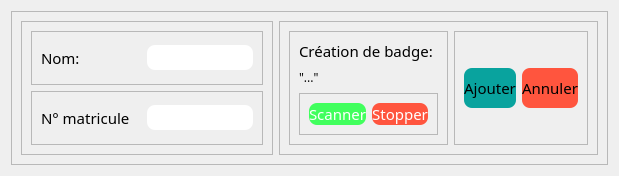
                   <widget class="QWidget" name="tab_7">
                    <attribute name="title">
                     <string>Ajout</string>
                    </attribute>
                    <layout class="QHBoxLayout" name="horizontalLayout_43">
                     <item>
                      <widget class="QFrame" name="frame_46">
                       <property name="frameShape">
                        <enum>QFrame::StyledPanel</enum>
                       </property>
                       <property name="frameShadow">
                        <enum>QFrame::Raised</enum>
                       </property>
                       <layout class="QHBoxLayout" name="horizontalLayout_44">
                        <item>
                         <widget class="QFrame" name="frame_47">
                          <property name="maximumSize">
                           <size>
                            <width>500</width>
                            <height>16777215</height>
                           </size>
                          </property>
                          <property name="frameShape">
                           <enum>QFrame::StyledPanel</enum>
                          </property>
                          <property name="frameShadow">
                           <enum>QFrame::Raised</enum>
                          </property>
                          <layout class="QVBoxLayout" name="verticalLayout_23">
                           <item>
                            <widget class="QFrame" name="frame_48">
                             <property name="frameShape">
                              <enum>QFrame::StyledPanel</enum>
                             </property>
                             <property name="frameShadow">
                              <enum>QFrame::Raised</enum>
                             </property>
                             <layout class="QHBoxLayout" name="horizontalLayout_45">
                              <item>
                               <widget class="QLabel" name="label_24">
                                <property name="minimumSize">
                                 <size>
                                  <width>100</width>
                                  <height>0</height>
                                 </size>
                                </property>
                                <property name="maximumSize">
                                 <size>
                                  <width>60</width>
                                  <height>16777215</height>
                                 </size>
                                </property>
                                <property name="font">
                                 <font>
                                  <family>Quicksand Light</family>
                                  <pointsize>11</pointsize>
                                 </font>
                                </property>
                                <property name="styleSheet">
                                 <string notr="true">*{
color:#000;
}</string>
                                </property>
                                <property name="text">
                                 <string>Nom:</string>
                                </property>
                               </widget>
                              </item>
                              <item>
                               <widget class="QLineEdit" name="lineEdit_15">
                                <property name="minimumSize">
                                 <size>
                                  <width>0</width>
                                  <height>25</height>
                                 </size>
                                </property>
                                <property name="maximumSize">
                                 <size>
                                  <width>16777215</width>
                                  <height>25</height>
                                 </size>
                                </property>
                                <property name="styleSheet">
                                 <string notr="true">*{
color: #000;
background:#FFF;
border-radius:8px;
}</string>
                                </property>
                               </widget>
                              </item>
                             </layout>
                            </widget>
                           </item>
                           <item>
                            <widget class="QFrame" name="frame_49">
                             <property name="frameShape">
                              <enum>QFrame::StyledPanel</enum>
                             </property>
                             <property name="frameShadow">
                              <enum>QFrame::Raised</enum>
                             </property>
                             <layout class="QHBoxLayout" name="horizontalLayout_46">
                              <item>
                               <widget class="QLabel" name="label_25">
                                <property name="minimumSize">
                                 <size>
                                  <width>100</width>
                                  <height>0</height>
                                 </size>
                                </property>
                                <property name="maximumSize">
                                 <size>
                                  <width>60</width>
                                  <height>16777215</height>
                                 </size>
                                </property>
                                <property name="font">
                                 <font>
                                  <family>Quicksand Light</family>
                                  <pointsize>11</pointsize>
                                 </font>
                                </property>
                                <property name="styleSheet">
                                 <string notr="true">*{
color:#000;
}</string>
                                </property>
                                <property name="text">
                                 <string>N° matricule</string>
                                </property>
                               </widget>
                              </item>
                              <item>
                               <widget class="QLineEdit" name="lineEdit_16">
                                <property name="minimumSize">
                                 <size>
                                  <width>0</width>
                                  <height>25</height>
                                 </size>
                                </property>
                                <property name="maximumSize">
                                 <size>
                                  <width>16777215</width>
                                  <height>25</height>
                                 </size>
                                </property>
                                <property name="styleSheet">
                                 <string notr="true">*{
color: #000;
background:#FFF;
border-radius:8px;
}</string>
                                </property>
                               </widget>
                              </item>
                             </layout>
                            </widget>
                           </item>
                          </layout>
                         </widget>
                        </item>
                        <item>
                         <widget class="QFrame" name="frame_51">
                          <property name="frameShape">
                           <enum>QFrame::StyledPanel</enum>
                          </property>
                          <property name="frameShadow">
                           <enum>QFrame::Raised</enum>
                          </property>
                          <layout class="QHBoxLayout" name="horizontalLayout_47">
                           <item>
                            <widget class="QFrame" name="frame_50">
                             <property name="frameShape">
                              <enum>QFrame::StyledPanel</enum>
                             </property>
                             <property name="frameShadow">
                              <enum>QFrame::Raised</enum>
                             </property>
                             <layout class="QVBoxLayout" name="verticalLayout_27">
                              <item>
                               <widget class="QLabel" name="label_11">
                                <property name="minimumSize">
                                 <size>
                                  <width>0</width>
                                  <height>20</height>
                                 </size>
                                </property>
                                <property name="maximumSize">
                                 <size>
                                  <width>140</width>
                                  <height>20</height>
                                 </size>
                                </property>
                                <property name="font">
                                 <font>
                                  <family>Quicksand Light</family>
                                  <pointsize>11</pointsize>
                                 </font>
                                </property>
                                <property name="styleSheet">
                                 <string notr="true">*{
color:#000;
}</string>
                                </property>
                                <property name="text">
                                 <string>Création de badge:</string>
                                </property>
                               </widget>
                              </item>
                              <item>
                               <widget class="QLabel" name="label_12">
                                <property name="minimumSize">
                                 <size>
                                  <width>0</width>
                                  <height>20</height>
                                 </size>
                                </property>
                                <property name="maximumSize">
                                 <size>
                                  <width>16777215</width>
                                  <height>20</height>
                                 </size>
                                </property>
                                <property name="font">
                                 <font>
                                  <family>Quicksand Medium</family>
                                 </font>
                                </property>
                                <property name="styleSheet">
                                 <string notr="true">*{
color:#000;
}</string>
                                </property>
                                <property name="text">
                                 <string>&quot;...&quot;</string>
                                </property>
                               </widget>
                              </item>
                              <item>
                               <widget class="QFrame" name="frame_64">
                                <property name="frameShape">
                                 <enum>QFrame::StyledPanel</enum>
                                </property>
                                <property name="frameShadow">
                                 <enum>QFrame::Raised</enum>
                                </property>
                                <layout class="QHBoxLayout" name="horizontalLayout_48">
                                 <item>
                                  <widget class="QPushButton" name="pushButton_25">
                                   <property name="minimumSize">
                                    <size>
                                     <width>0</width>
                                     <height>20</height>
                                    </size>
                                   </property>
                                   <property name="maximumSize">
                                    <size>
                                     <width>150</width>
                                     <height>40</height>
                                    </size>
                                   </property>
                                   <property name="font">
                                    <font>
                                     <family>Quicksand Light</family>
                                     <pointsize>11</pointsize>
                                    </font>
                                   </property>
                                   <property name="styleSheet">
                                    <string notr="true">*{
background:rgb(65, 255, 93);
border-radius:8px;
color:#FFF;
}
QPushButton:hover{
background:rgb(69, 182, 79);
color:#FFF;
font-size:18px;
}
QPushButton:pressed{
background:rgb(125, 255, 136);
}</string>
                                   </property>
                                   <property name="text">
                                    <string>Scanner</string>
                                   </property>
                                  </widget>
                                 </item>
                                 <item>
                                  <widget class="QPushButton" name="pushButton_24">
                                   <property name="minimumSize">
                                    <size>
                                     <width>0</width>
                                     <height>20</height>
                                    </size>
                                   </property>
                                   <property name="maximumSize">
                                    <size>
                                     <width>150</width>
                                     <height>40</height>
                                    </size>
                                   </property>
                                   <property name="font">
                                    <font>
                                     <family>Quicksand Light</family>
                                     <pointsize>11</pointsize>
                                    </font>
                                   </property>
                                   <property name="styleSheet">
                                    <string notr="true">*{
background:rgb(255, 85, 62);
border-radius:8px;
color:#FFF;
}
QPushButton:hover{
background:rgb(198, 66, 43);
color:#FFF;
font-size:18px;
}
QPushButton:pressed{
background:rgb(255, 142, 114);
}</string>
                                   </property>
                                   <property name="text">
                                    <string>Stopper</string>
                                   </property>
                                  </widget>
                                 </item>
                                </layout>
                               </widget>
                              </item>
                             </layout>
                            </widget>
                           </item>
                           <item>
                            <widget class="QFrame" name="frame_63">
                             <property name="frameShape">
                              <enum>QFrame::StyledPanel</enum>
                             </property>
                             <property name="frameShadow">
                              <enum>QFrame::Raised</enum>
                             </property>
                             <layout class="QHBoxLayout" name="horizontalLayout_60">
                              <item>
                               <widget class="QPushButton" name="pushButton_30">
                                <property name="maximumSize">
                                 <size>
                                  <width>150</width>
                                  <height>40</height>
                                 </size>
                                </property>
                                <property name="font">
                                 <font>
                                  <family>Quicksand Light</family>
                                  <pointsize>11</pointsize>
                                 </font>
                                </property>
                                <property name="styleSheet">
                                 <string notr="true">*{
background:rgb(9, 163, 158);
border-radius:8px;
}
QPushButton:hover{
background:rgb(13, 58, 53);
color:#FFF;
font-size:18px;
}
QPushButton:pressed{
background:rgb(98, 255, 237);
}</string>
                                </property>
                                <property name="text">
                                 <string>Ajouter</string>
                                </property>
                               </widget>
                              </item>
                              <item>
                               <widget class="QPushButton" name="pushButton_31">
                                <property name="maximumSize">
                                 <size>
                                  <width>150</width>
                                  <height>40</height>
                                 </size>
                                </property>
                                <property name="font">
                                 <font>
                                  <family>Quicksand Light</family>
                                  <pointsize>11</pointsize>
                                 </font>
                                </property>
                                <property name="styleSheet">
                                 <string notr="true">*{
background:rgb(255, 85, 62);
border-radius:8px;
}
QPushButton:hover{
background:rgb(198, 66, 43);
color:#FFF;
font-size:18px;
}
QPushButton:pressed{
background:rgb(255, 142, 114);
}</string>
                                </property>
                                <property name="text">
                                 <string>Annuler</string>
                                </property>
                               </widget>
                              </item>
                             </layout>
                            </widget>
                           </item>
                          </layout>
                         </widget>
                        </item>
                       </layout>
                      </widget>
                     </item>
                    </layout>
                   </widget>
